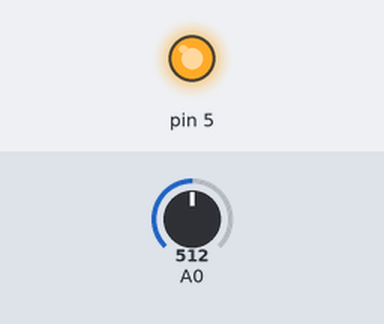
Recording of a sketch running on a simulated Arduino Uno, built with avr-gcc and run on an emulated ATmega328P. Shown: output pins drawn as LEDs (lit = HIGH). Inputs (shaded band) come from the test bench; at power-on: A0 = 512.

Above: at 1.2 s.
1.3 s: A0 set to 121
2.8 s: A0 set to 105
At 3.4 s:
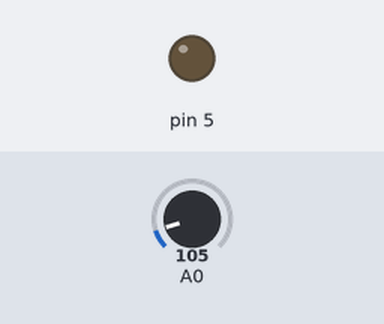
4.3 s: A0 set to 122
At 5.5 s:
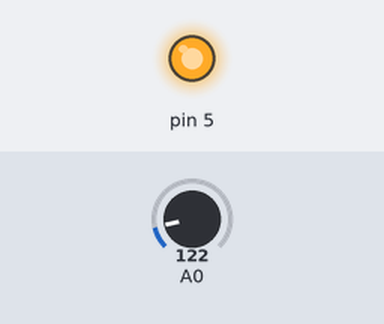
5.8 s: A0 set to 0
At 6.9 s:
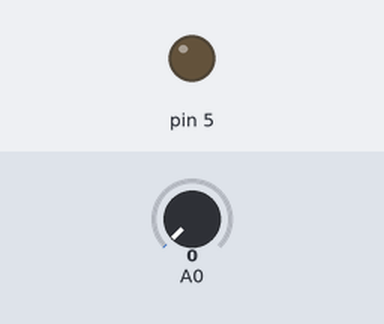
Timing chart, 0 to 8.3 s (numbered marks = the images above; inputs shaded):
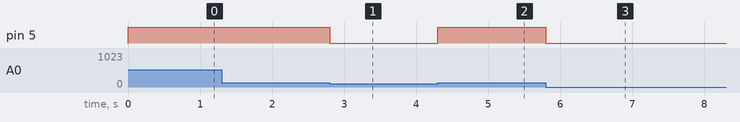

The sketch:

chiller.ino
```cpp
void setup()
{
  pinMode(5, OUTPUT);
  pinMode(A0, INPUT);
}

void loop()
{
  int reading = analogRead(A0);
  float voltage = reading * 5.0;
  voltage /= 1024.0;
  float temperatureC = (voltage - 0.5) * 100 ;
  float temperatureK = temperatureC + 273;
  if(temperatureK >= 279 )
  {
    digitalWrite(5,HIGH);
  }
  else if(temperatureK < 277)
  {
    digitalWrite(5,LOW);
  }
}
```

Measured:
- the behaviour switches between 111 and 110 on A0 (found by bisection; images 0 and 1)
- after the input at 1.3 s, every drawn part: stays the same
- after the input at 2.8 s, pin 5: HIGH → LOW at once
- after the input at 4.3 s, pin 5: LOW → HIGH at once
- after the input at 5.8 s, pin 5: HIGH → LOW at once
